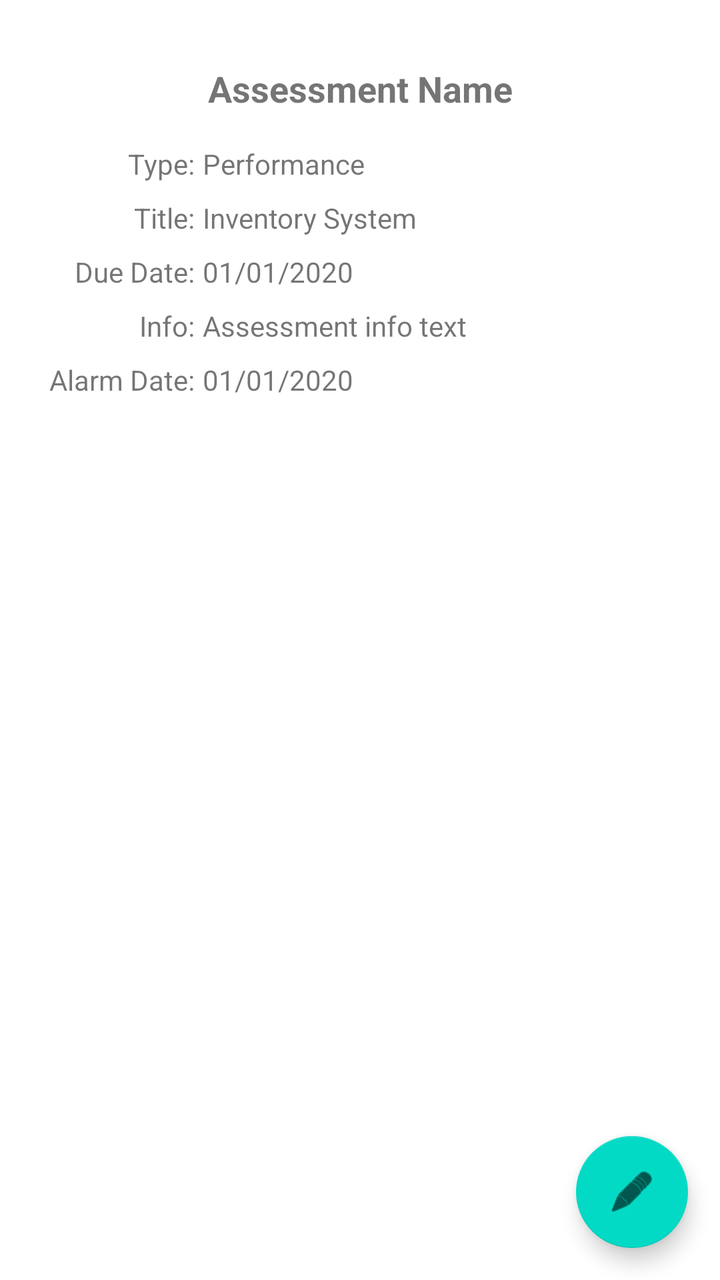
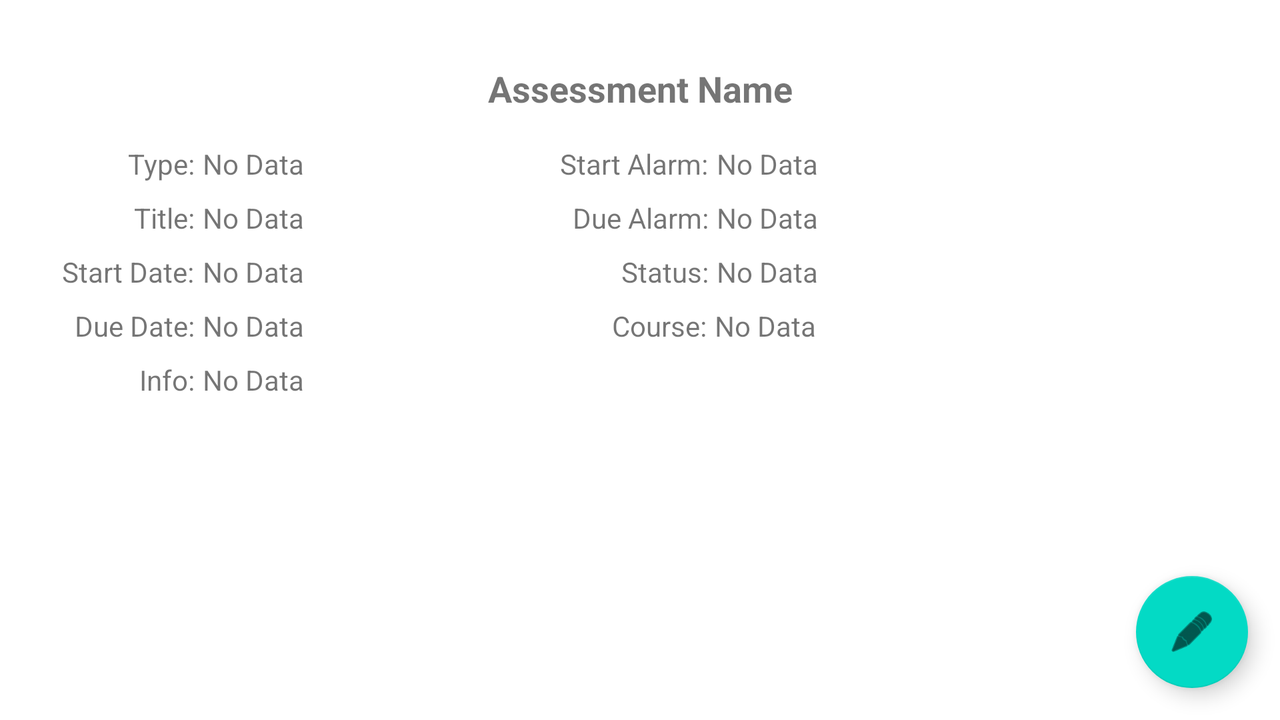

First picture: res/layout/ on a phone held upright. Second picture: the repository's own variant of that layout, on a device whose configuration matches the variant's folder. Source for both follows.
<!-- AndroidManifest.xml: application theme Theme.TermManager -->
<!-- res/layout/assessment_detail.xml -->
<?xml version="1.0" encoding="utf-8"?>
<androidx.constraintlayout.widget.ConstraintLayout
    xmlns:android="http://schemas.android.com/apk/res/android"
    xmlns:app="http://schemas.android.com/apk/res-auto"
    xmlns:tools="http://schemas.android.com/tools"
    android:layout_width="match_parent"
    android:layout_height="match_parent">

    <TextView
        android:id="@+id/assessmentNameText"
        android:layout_width="wrap_content"
        android:layout_height="wrap_content"
        android:layout_marginStart="16dp"
        android:layout_marginTop="32dp"
        android:layout_marginEnd="16dp"
        android:text="Assessment Name"
        android:textSize="18sp"
        android:textStyle="bold"
        app:layout_constraintEnd_toEndOf="parent"
        app:layout_constraintStart_toStartOf="parent"
        app:layout_constraintTop_toTopOf="parent" />

    <TextView
        android:id="@+id/textView11"
        android:layout_width="wrap_content"
        android:layout_height="wrap_content"
        android:layout_marginStart="64dp"
        android:layout_marginTop="16dp"
        android:text="Type:"
        app:layout_constraintStart_toStartOf="parent"
        app:layout_constraintTop_toBottomOf="@+id/assessmentNameText" />

    <TextView
        android:id="@+id/textView12"
        android:layout_width="wrap_content"
        android:layout_height="wrap_content"
        android:layout_marginTop="8dp"
        android:text="Title:"
        app:layout_constraintEnd_toEndOf="@+id/textView11"
        app:layout_constraintTop_toBottomOf="@+id/textView11" />

    <TextView
        android:id="@+id/typeText"
        android:layout_width="wrap_content"
        android:layout_height="wrap_content"
        android:layout_marginStart="4dp"
        android:text="Performance"
        app:layout_constraintStart_toEndOf="@+id/textView11"
        app:layout_constraintTop_toTopOf="@+id/textView11" />

    <TextView
        android:id="@+id/endDateText"
        android:layout_width="wrap_content"
        android:layout_height="wrap_content"
        android:layout_marginStart="4dp"
        android:layout_marginTop="8dp"
        android:text="Inventory System"
        app:layout_constraintStart_toEndOf="@+id/textView12"
        app:layout_constraintTop_toBottomOf="@+id/typeText" />

    <ListView
        android:id="@+id/listView"
        android:layout_width="wrap_content"
        android:layout_height="wrap_content"
        android:layout_marginStart="16dp"
        android:layout_marginTop="16dp"
        android:layout_marginEnd="16dp"
        android:layout_marginBottom="16dp"
        app:layout_constraintBottom_toBottomOf="parent"
        app:layout_constraintEnd_toEndOf="parent"
        app:layout_constraintStart_toStartOf="parent"
        app:layout_constraintTop_toBottomOf="@+id/endDateText" />

    <com.google.android.material.floatingactionbutton.FloatingActionButton
        android:id="@+id/floatingActionButton2"
        android:layout_width="wrap_content"
        android:layout_height="wrap_content"
        android:layout_marginEnd="16dp"
        android:layout_marginBottom="16dp"
        android:clickable="true"
        app:layout_constraintBottom_toBottomOf="parent"
        app:layout_constraintEnd_toEndOf="parent"
        app:srcCompat="@android:drawable/ic_menu_edit" />

    <TextView
        android:id="@+id/textView10"
        android:layout_width="wrap_content"
        android:layout_height="wrap_content"
        android:layout_marginTop="8dp"
        android:text="Due Date:"
        app:layout_constraintEnd_toEndOf="@+id/textView12"
        app:layout_constraintTop_toBottomOf="@+id/textView12" />

    <TextView
        android:id="@+id/textView13"
        android:layout_width="wrap_content"
        android:layout_height="wrap_content"
        android:layout_marginTop="8dp"
        android:text="Info:"
        app:layout_constraintEnd_toEndOf="@+id/textView10"
        app:layout_constraintTop_toBottomOf="@+id/textView10" />

    <TextView
        android:id="@+id/textView14"
        android:layout_width="wrap_content"
        android:layout_height="wrap_content"
        android:layout_marginTop="8dp"
        android:text="Alarm Date:"
        app:layout_constraintEnd_toEndOf="@+id/textView13"
        app:layout_constraintTop_toBottomOf="@+id/textView13" />

    <TextView
        android:id="@+id/dueDateText"
        android:layout_width="wrap_content"
        android:layout_height="wrap_content"
        android:layout_marginStart="4dp"
        android:layout_marginTop="8dp"
        android:text="01/01/2020"
        app:layout_constraintStart_toEndOf="@+id/textView10"
        app:layout_constraintTop_toBottomOf="@+id/endDateText" />

    <TextView
        android:id="@+id/infoText"
        android:layout_width="wrap_content"
        android:layout_height="wrap_content"
        android:layout_marginStart="4dp"
        android:layout_marginTop="8dp"
        android:text="Assessment info text"
        app:layout_constraintStart_toEndOf="@+id/textView13"
        app:layout_constraintTop_toBottomOf="@+id/dueDateText" />

    <TextView
        android:id="@+id/alarmDateText"
        android:layout_width="wrap_content"
        android:layout_height="wrap_content"
        android:layout_marginStart="4dp"
        android:layout_marginTop="8dp"
        android:text="01/01/2020"
        app:layout_constraintStart_toEndOf="@+id/textView14"
        app:layout_constraintTop_toBottomOf="@+id/infoText" />
</androidx.constraintlayout.widget.ConstraintLayout>
<!-- resources referenced by this layout -->
<resources>
  <style name="Theme.TermManager" parent="Theme.MaterialComponents.DayNight.DarkActionBar">
          
          <item name="colorPrimary">#00838F</item>
          <item name="colorPrimaryVariant">@color/black</item>
          <item name="colorOnPrimary">@color/white</item>
          
          <item name="colorSecondary">@color/teal_200</item>
          <item name="colorSecondaryVariant">@color/teal_700</item>
          <item name="colorOnSecondary">@color/black</item>
          
          <item name="android:statusBarColor" tools:targetApi="l">?attr/colorPrimaryVariant</item>
          
      </style>
</resources>
<!-- res/layout-land/assessment_detail.xml (the repository's variant of the layout above) -->
<!-- drawn on the phone turned sideways -->
<?xml version="1.0" encoding="utf-8"?>
<ScrollView xmlns:android="http://schemas.android.com/apk/res/android"
    xmlns:app="http://schemas.android.com/apk/res-auto"
    xmlns:tools="http://schemas.android.com/tools"
    android:layout_width="match_parent"
    android:layout_height="match_parent"
    android:fillViewport="true"
    android:isScrollContainer="true"
    android:scrollIndicators="right"
    android:scrollbarStyle="insideOverlay"
    tools:context=".CourseEditActivity">
<androidx.constraintlayout.widget.ConstraintLayout
    android:layout_width="match_parent"
    android:layout_height="match_parent">

    <TextView
        android:id="@+id/assessmentNameText"
        android:layout_width="wrap_content"
        android:layout_height="wrap_content"
        android:layout_marginStart="16dp"
        android:layout_marginTop="32dp"
        android:layout_marginEnd="16dp"
        android:text="Assessment Name"
        android:textSize="18sp"
        android:textStyle="bold"
        app:layout_constraintEnd_toEndOf="parent"
        app:layout_constraintStart_toStartOf="parent"
        app:layout_constraintTop_toTopOf="parent" />

    <TextView
        android:id="@+id/textView11"
        android:layout_width="wrap_content"
        android:layout_height="wrap_content"
        android:layout_marginStart="64dp"
        android:layout_marginTop="16dp"
        android:text="Type:"
        app:layout_constraintStart_toStartOf="parent"
        app:layout_constraintTop_toBottomOf="@+id/assessmentNameText" />

    <TextView
        android:id="@+id/textView12"
        android:layout_width="wrap_content"
        android:layout_height="wrap_content"
        android:layout_marginTop="8dp"
        android:text="Title:"
        app:layout_constraintEnd_toEndOf="@+id/textView11"
        app:layout_constraintTop_toBottomOf="@+id/textView11" />

    <TextView
        android:id="@+id/typeText"
        android:layout_width="wrap_content"
        android:layout_height="wrap_content"
        android:layout_marginStart="4dp"
        android:text="No Data"
        app:layout_constraintStart_toEndOf="@+id/textView11"
        app:layout_constraintTop_toTopOf="@+id/textView11" />

    <TextView
        android:id="@+id/titleText"
        android:layout_width="wrap_content"
        android:layout_height="wrap_content"
        android:layout_marginStart="4dp"
        android:layout_marginTop="8dp"
        android:text="No Data"
        app:layout_constraintStart_toEndOf="@+id/textView12"
        app:layout_constraintTop_toBottomOf="@+id/typeText" />

    <com.google.android.material.floatingactionbutton.FloatingActionButton
        android:id="@+id/assessmentDetailFAB"
        android:layout_width="wrap_content"
        android:layout_height="wrap_content"
        android:layout_marginEnd="16dp"
        android:layout_marginBottom="16dp"
        android:clickable="true"
        app:layout_constraintBottom_toBottomOf="parent"
        app:layout_constraintEnd_toEndOf="parent"
        app:srcCompat="@android:drawable/ic_menu_edit" />

    <TextView
        android:id="@+id/textView10"
        android:layout_width="wrap_content"
        android:layout_height="wrap_content"
        android:layout_marginTop="8dp"
        android:text="Due Date:"
        app:layout_constraintEnd_toEndOf="@+id/textView12"
        app:layout_constraintTop_toBottomOf="@+id/textView36" />

    <TextView
        android:id="@+id/textView13"
        android:layout_width="wrap_content"
        android:layout_height="wrap_content"
        android:layout_marginTop="8dp"
        android:text="Info:"
        app:layout_constraintEnd_toEndOf="@+id/textView10"
        app:layout_constraintTop_toBottomOf="@+id/textView10" />

    <TextView
        android:id="@+id/textView14"
        android:layout_width="wrap_content"
        android:layout_height="wrap_content"
        android:layout_marginStart="128dp"
        android:text="Start Alarm:"
        app:layout_constraintBaseline_toBaselineOf="@+id/typeText"
        app:layout_constraintStart_toEndOf="@+id/typeText" />

    <TextView
        android:id="@+id/dueDateText"
        android:layout_width="wrap_content"
        android:layout_height="wrap_content"
        android:layout_marginStart="4dp"
        android:layout_marginTop="8dp"
        android:text="No Data"
        app:layout_constraintStart_toEndOf="@+id/textView10"
        app:layout_constraintTop_toBottomOf="@+id/assessmentStartDateText" />

    <TextView
        android:id="@+id/infoText"
        android:layout_width="wrap_content"
        android:layout_height="wrap_content"
        android:layout_marginStart="4dp"
        android:layout_marginTop="8dp"
        android:text="No Data"
        app:layout_constraintStart_toEndOf="@+id/textView13"
        app:layout_constraintTop_toBottomOf="@+id/dueDateText" />

    <TextView
        android:id="@+id/alarmDateText"
        android:layout_width="wrap_content"
        android:layout_height="wrap_content"
        android:layout_marginStart="4dp"
        android:text="No Data"
        app:layout_constraintBaseline_toBaselineOf="@+id/textView14"
        app:layout_constraintStart_toEndOf="@+id/textView14" />

    <TextView
        android:id="@+id/textView26"
        android:layout_width="wrap_content"
        android:layout_height="wrap_content"
        android:layout_marginTop="8dp"
        android:text="Status:"
        app:layout_constraintEnd_toEndOf="@+id/textView32"
        app:layout_constraintTop_toBottomOf="@+id/textView32" />

    <TextView
        android:id="@+id/assessmentStatusText"
        android:layout_width="wrap_content"
        android:layout_height="wrap_content"
        android:layout_marginStart="4dp"
        android:layout_marginTop="8dp"
        android:text="No Data"
        app:layout_constraintStart_toEndOf="@+id/textView26"
        app:layout_constraintTop_toBottomOf="@+id/dueAlarmDateText" />

    <TextView
        android:id="@+id/textView32"
        android:layout_width="wrap_content"
        android:layout_height="wrap_content"
        android:layout_marginTop="8dp"
        android:text="Due Alarm:"
        app:layout_constraintEnd_toEndOf="@+id/textView14"
        app:layout_constraintTop_toBottomOf="@+id/textView14" />

    <TextView
        android:id="@+id/dueAlarmDateText"
        android:layout_width="wrap_content"
        android:layout_height="wrap_content"
        android:layout_marginStart="4dp"
        android:layout_marginTop="8dp"
        android:text="No Data"
        app:layout_constraintStart_toEndOf="@+id/textView32"
        app:layout_constraintTop_toBottomOf="@+id/alarmDateText" />

    <TextView
        android:id="@+id/textView34"
        android:layout_width="wrap_content"
        android:layout_height="wrap_content"
        android:layout_marginTop="8dp"
        android:layout_marginEnd="1dp"
        android:text="Course:"
        app:layout_constraintEnd_toEndOf="@+id/textView26"
        app:layout_constraintTop_toBottomOf="@+id/textView26" />

    <TextView
        android:id="@+id/assessmentCourseNameText"
        android:layout_width="wrap_content"
        android:layout_height="wrap_content"
        android:layout_marginStart="4dp"
        android:layout_marginTop="8dp"
        android:text="No Data"
        app:layout_constraintStart_toEndOf="@+id/textView34"
        app:layout_constraintTop_toBottomOf="@+id/assessmentStatusText" />

    <TextView
        android:id="@+id/textView36"
        android:layout_width="wrap_content"
        android:layout_height="wrap_content"
        android:layout_marginTop="8dp"
        android:text="Start Date:"
        app:layout_constraintEnd_toEndOf="@+id/textView12"
        app:layout_constraintTop_toBottomOf="@+id/textView12" />

    <TextView
        android:id="@+id/assessmentStartDateText"
        android:layout_width="wrap_content"
        android:layout_height="wrap_content"
        android:layout_marginStart="4dp"
        android:layout_marginTop="8dp"
        android:text="No Data"
        app:layout_constraintStart_toEndOf="@+id/textView36"
        app:layout_constraintTop_toBottomOf="@+id/titleText" />
</androidx.constraintlayout.widget.ConstraintLayout>
</ScrollView>
